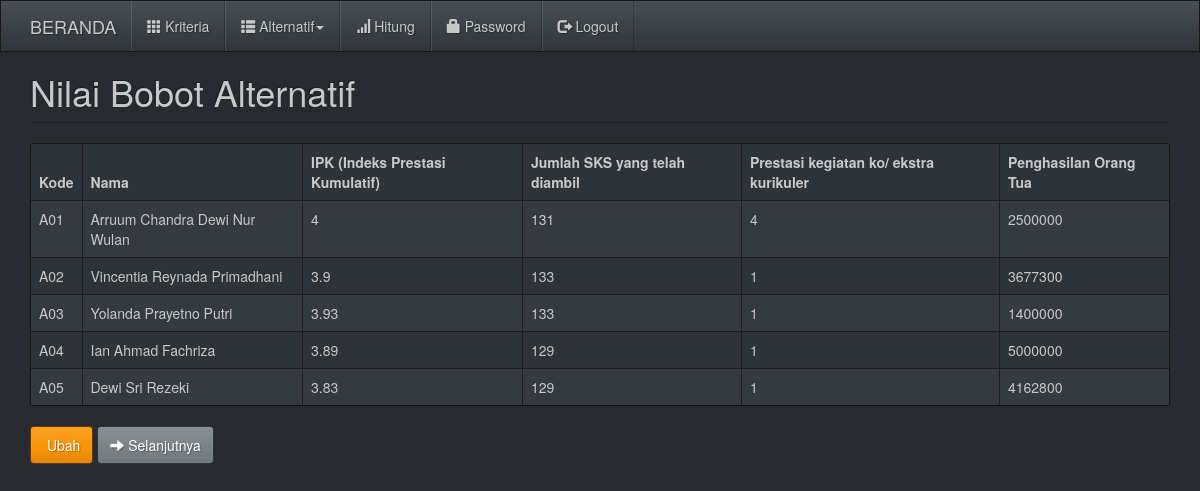
/index.php?m=rel_alternatif (signed in), run on the app's committed database.
### tables this page shows
CREATE TABLE `tb_kriteria` (
  `kode_kriteria` varchar(35) NOT NULL,
  `nama_kriteria` varchar(55) DEFAULT NULL,
  `atribut` varchar(16) DEFAULT NULL,
  `bobot` double DEFAULT NULL,
  PRIMARY KEY (`kode_kriteria`)
);

### config.php (called while the page is built)
<?php
$config["server"] = 'localhost';
$config["username"] = 'root';
$config["password"] = '';
$config["database_name"] = 'vikor_om';

### functions.php (called while the page is built, shortened)
<?php
include ABSPATH . 'config.php';
include ABSPATH . 'includes/db.php';
$db = new DB($config['server'], $config['username'], $config['password'], $config['database_name']);
$rows = $db->get_results("SELECT * from tb_alternatif");
foreach ($rows as $row) {
    $ALTERNATIF[$row->kode_alternatif] = $row->nama_alternatif;
}
$rows = $db->get_results("SELECT * FROM tb_kriteria ORDER BY kode_kriteria");
foreach ($rows as $row) {
    $KRITERIA[$row->kode_kriteria] = $row;
}
function get_data()
{
    global $db;
    $rows = $db->get_results("SELECT a.kode_alternatif, k.kode_kriteria, ra.nilai
        FROM tb_alternatif a
            INNER JOIN tb_rel_alternatif ra ON ra.kode_alternatif=a.kode_alternatif
            INNER JOIN tb_kriteria k ON k.kode_kriteria=ra.kode_kriteria
            ORDER BY a.kode_alternatif, k.kode_kriteria");
    $data = array();
    foreach ($rows as $row) {
        $data[$row->kode_alternatif][$row->kode_kriteria] = $row->nilai;
    }
    return $data;
}

### includes/db.php (called while the page is built, shortened)
<?php
class DB{
    var $conn = null;
    public function __construct($host, $username, $passwd, $dbname){
        $this->conn = mysqli_connect($host, $username, $passwd, $dbname);
    }
    public function query($sql){
        $query = mysqli_query($this->conn, $sql) or die('<pre>Error mysqli_query: ' . mysqli_error($this->conn) . '<br />' . $sql . '</pre>');
        return $query;
    }
    public function get_results($sql){
        $query = $this->query($sql);
        $arr = array();
        while($row = mysqli_fetch_object($query)){
            $arr[] = $row;
        }
        return $arr;
    }
}

### rel_alternatif.php (the view)
<div class="page-header">
    <h1>Nilai Bobot Alternatif</h1>
</div>
<div class="panel panel-default">
        <div class="table-responsive">
        <table class="table table-bordered table-striped table-hover">
            <thead><tr>
                <th>Kode</th>
                <th>Nama</th>
                <?php
                $data = get_data();
                foreach($KRITERIA as $key => $val):?>
                <th><?=$val->nama_kriteria?></th>
                <?php endforeach;?>
                </tr>
            </thead>
            <?php foreach($data as $key => $value):?>
            <tr>
                <td><?=$key?></td>
                <td><?=$ALTERNATIF[$key]?></td>
                <?php foreach($value as $k => $v):?>
                <td><?=$v?></td>
                <?php endforeach;?>
            </tr>
            <?php endforeach;?>
        </table>
    </div>
</div>
<a href="?m=rel_alternatif_ubah"><button class="btn btn-warning"><span class="glyphicon glyphicon-arrow-edit"></span> Ubah</button>
<a href="?m=hitung"><button class="btn btn-primary"><span class="glyphicon glyphicon-arrow-right"></span> Selanjutnya</button>

### assets/css/general.css (style rules this page uses)
html { position: relative; min-height: 100%; }
body { margin-bottom: 70px; }
.page-header { margin-top: 0; padding-bottom: 0; }
.page-header h1 { margin-top: 0; }

### data on the page
tb_kriteria: nama_kriteria "IPK (Indeks Prestasi Kumulatif)"
tb_kriteria: nama_kriteria "Jumlah SKS yang telah diambil"
tb_kriteria: nama_kriteria "Prestasi kegiatan ko/ ekstra kurikuler"
tb_kriteria: nama_kriteria "Penghasilan Orang Tua"

### other printed values
$key "A01"
$ALTERNATIF[$key] "Arruum Chandra Dewi Nur Wulan"
$v "4"
$v "131"
$v "2500000"
$key "A02"
$ALTERNATIF[$key] "Vincentia Reynada Primadhani"
$v "3.9"
$v "133"
$v "1"
$v "3677300"
$key "A03"
$ALTERNATIF[$key] "Yolanda Prayetno Putri"
$v "3.93"
$v "1400000"
